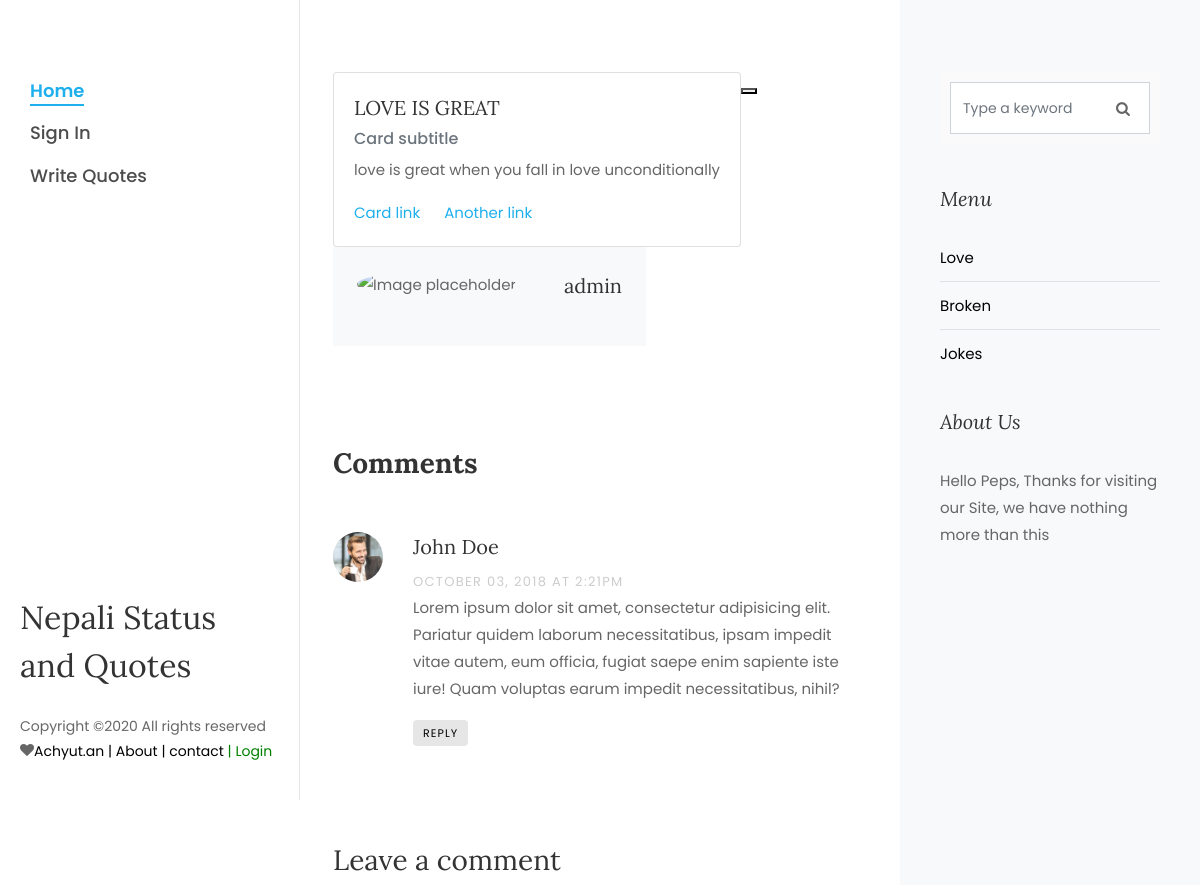
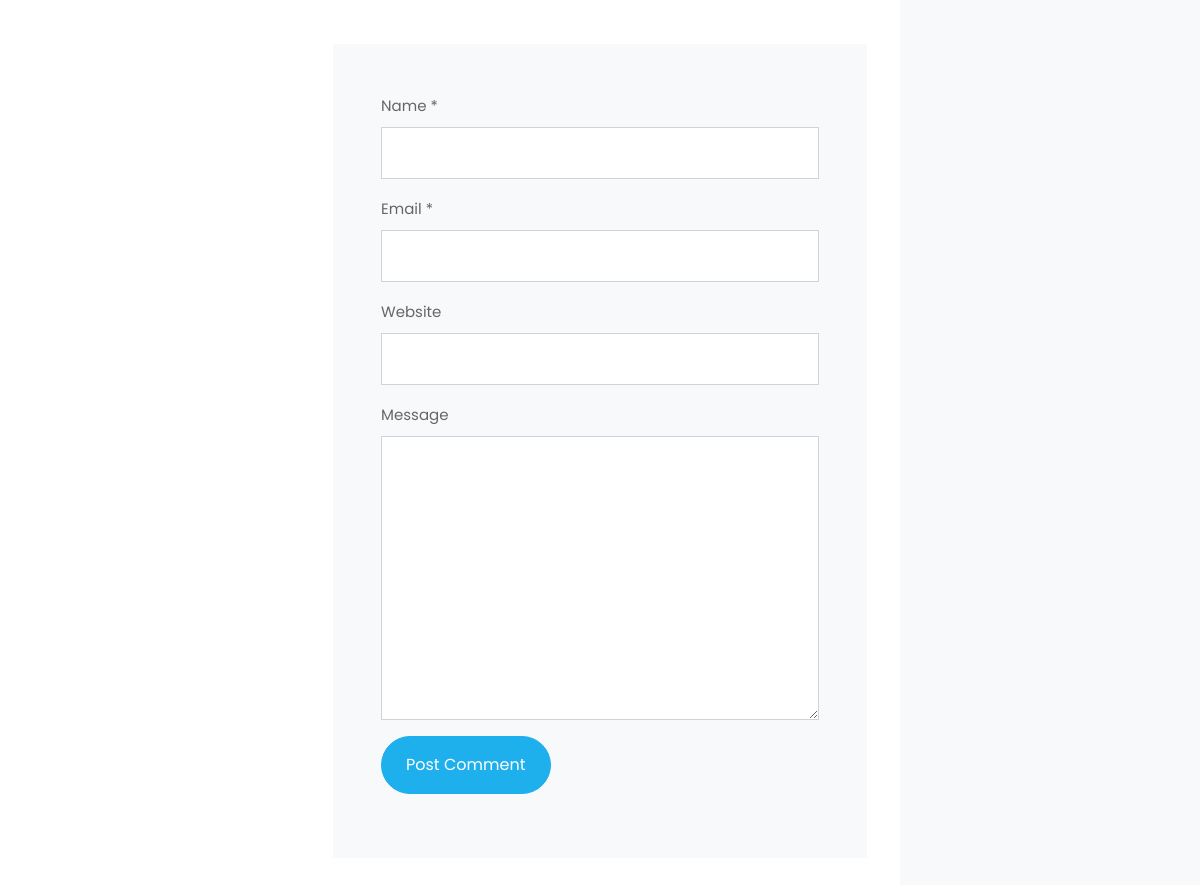
Page /blog/love-is-great on the committed database (2 pictures, top to bottom).
### quotes/models.py (models this page shows, shortened)
class Blog(models.Model):
    title = models.CharField(max_length=60)
    main_menu = models.ForeignKey(MainMenu, on_delete=models.CASCADE)
    slug = models.CharField(max_length=60, unique=True)
    status = models.BooleanField(default=0)
    date = models.DateTimeField(auto_now_add=True)
    author = models.ForeignKey(User, on_delete=models.CASCADE)
    description = models.TextField(max_length=400)
    thumbup = models.ManyToManyField(User,related_name='likes', blank=True)
    thumbdown = models.IntegerField(default=0)
    def __str__(self):
        return self.title

class MainMenu(models.Model):
    created_at = models.DateField()
    posted_by = models.ForeignKey(User, on_delete=models.CASCADE)
    name = models.CharField(max_length=100, unique=True)
    title = models.CharField(max_length=255, unique=True)
    slug = models.CharField(max_length=100,unique=True)
    status = models.BooleanField(default=0)
    image = models.ImageField(blank=True, upload_to='news')
    description = RichTextField()
    page_visit = models.IntegerField(default=0)

### quotes/views.py (the view)
# urls.py: path('blog/<slug>', views.single, name='single'),
def single(request, slug):
    data = {
        'postDetails': Blog.objects.get(slug=slug),
        'title': Blog.objects.get(slug=slug)
    }
    return render(request, 'pages/quotes/post.html', data)

### quotes/general.py (called while the page is built)
def send_data(request):
    data ={
        'MenuData': MainMenu.objects.prefetch_related('blog_set').all(),
        'BlogData':Blog.objects.all(),
    }
    return data

### quotes/templates/pages/quotes/post.html (shortened to what this page needs)
{% extends 'master/master.html' %}
{% block content %}
{% load static %}
<div class="col-lg-8 px-md-5 py-5">
    <div class="row pt-md-4">
        <div class="card">
            <div class="card-body">
        <h5 class="card-title">{{postDetails.title | upper}}</h5>
        <h6 class="card-subtitle mb-2 text-muted">Card subtitle</h6>
            <p class="card-text"> {{postDetails.description |safe}}</p>
        <a href="#" class="card-link">Card link</a>
        <a href="#" class="card-link">Another link</a>
            </div>
        </div>
        <form action="{% url 'single' %}" method="POST">
            <button type="submit" name="post_id" value="{{post.id}}"></button>
        </form>
        <div class="about-author d-flex p-4 bg-light">
            <div class="bio mr-5">
                <img src="{% static 'assets/images/uploads/logo.png' %}" alt="Image placeholder" class="img-fluid mb-4">
            </div>
            <div class="desc">
                <h3>{{postDetails.author}}</h3>
            </div>
        </div>
        <div class="pt-5 mt-5">
            <h3 class="mb-5 font-weight-bold">Comments</h3>
            <ul class="comment-list">
                <li class="comment">
                    <div class="vcard bio">
                        <img src="{% static 'assets/images/person_1.jpg' %}" alt="Image placeholder">
                    </div>
                    <div class="comment-body">
                        <h3>John Doe</h3>
                        <div class="meta">October 03, 2018 at 2:21pm</div>
                        <p>Lorem ipsum dolor sit amet, consectetur adipisicing elit. Pariatur quidem laborum
                            necessitatibus, ipsam impedit vitae autem, eum officia, fugiat saepe enim sapiente iste
                            iure! Quam voluptas earum impedit necessitatibus, nihil?</p>
                        <p><a href="#" class="reply">Reply</a></p>
                    </div>
                </li>
            </ul>
            <div class="comment-form-wrap pt-5">
                <h3 class="mb-5">Leave a comment</h3>
                <form action="#" class="p-3 p-md-5 bg-light">
                    <div class="form-group">
                        <label for="name">Name *</label>
                        <input type="text" class="form-control" id="name">
                    </div>
                    <div class="form-group">
                        <label for="email">Email *</label>
                        <input type="email" class="form-control" id="email">
                    </div>
                    <div class="form-group">
                        <label for="website">Website</label>
                        <input type="url" class="form-control" id="website">
                    </div>
                    <div class="form-group">
                        <label for="message">Message</label>
                        <textarea name="" id="message" cols="30" rows="10" class="form-control"></textarea>
                    </div>
                    <div class="form-group">
                        <input type="submit" value="Post Comment" class="btn py-3 px-4 btn-primary">
                    </div>
                </form>
            </div>
        </div>
    </div>
</div>
{% endblock %}

### quotes/templates/layout/rightsidebar.html
<div class="col-xl-4 sidebar ftco-animate bg-light pt-5">
    <div class="sidebar-box pt-md-4">
        <form action="#" method="GET" class="search-form">
            <div class="form-group">
                <span class="icon icon-search"></span>
                <input type="text" class="form-control" name="q" placeholder="Type a keyword">
            </div>
        </form>
    </div>
    <div class="sidebar-box ftco-animate">
        <h3 class="sidebar-heading">Menu</h3>
        <ul class="categories">
            {% for menu in MenuData %}
            {% if menu.status %}
            <li><a href="{% url 'category' menu.name%}">{{menu.name}}</a></li>
            {% endif %}
            {% endfor %}
        </ul>
    </div>
    <div class="sidebar-box ftco-animate">
        <h3 class="sidebar-heading">About Us</h3>
        <p>Hello Peps, Thanks for visiting our Site, we have nothing more than this</p>
    </div>
</div>

### quotes/static/assets/css/icomoon.css (style rules this page uses)
[class^="icon-"], [class*=" icon-"] { font-family: 'icomoon' !important; speak: none; font-style: normal; font-weight: normal; font-variant: normal; text-transform: none; line-height: 1; -webkit-font-smoothing: antialiased; -moz-osx-font-smoothing: grayscale; }
.icon-search:before { content: "\f002"; }

### rows in the picture
Blog: title "LOVE IS GREAT", description "love is great when you fall in love unconditionally", author "admin"
MainMenu: name "Love"
MainMenu: name "Broken"
MainMenu: name "Jokes"
